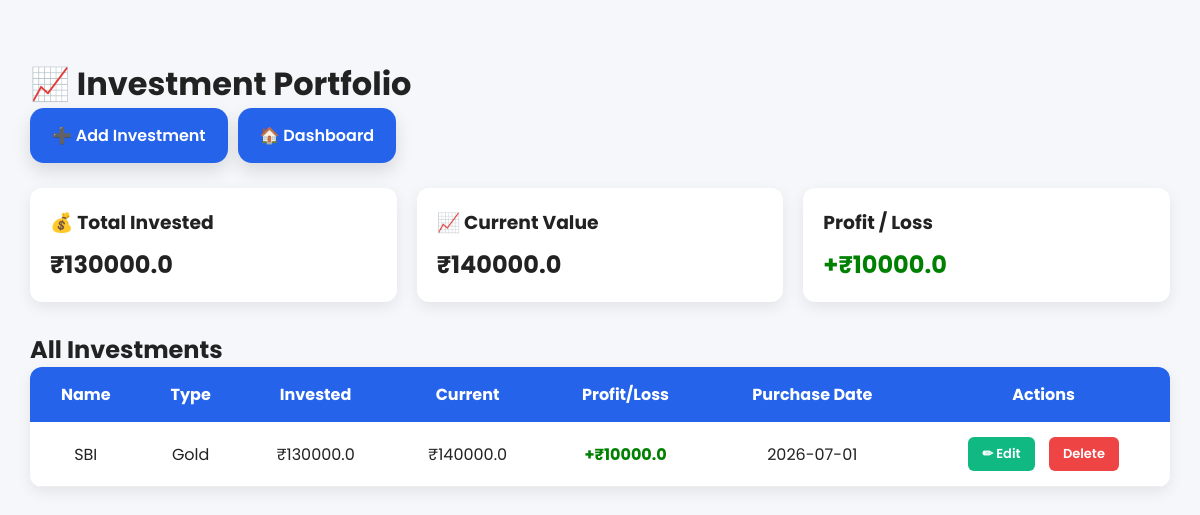
Page /investments (signed in) on the earlier database version.
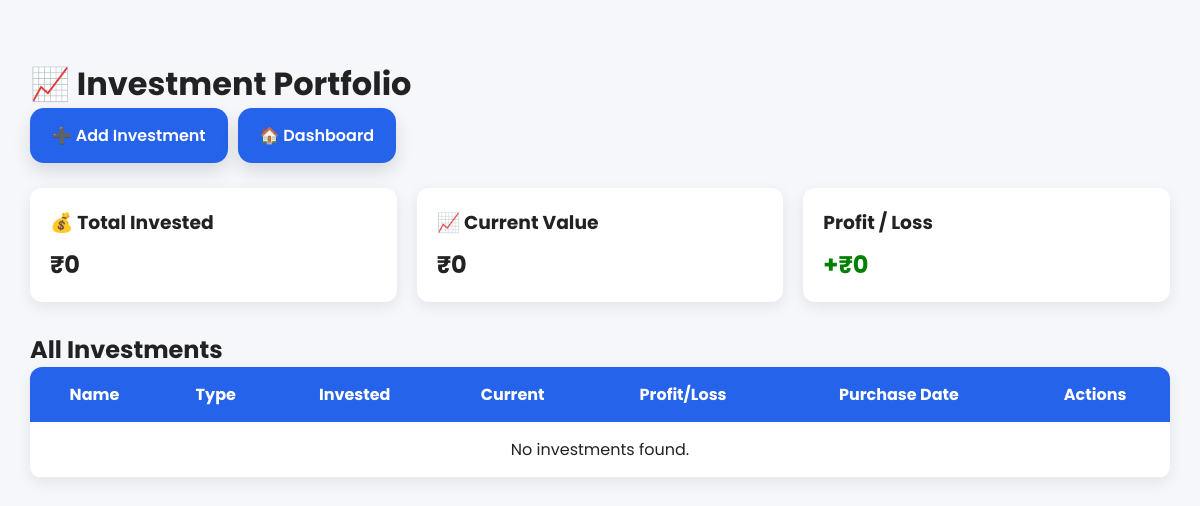
Same page on the later database version.
### models/investment.py (models this page shows)
class Investment(db.Model):
    __tablename__ = "investments"
    id = db.Column(db.Integer, primary_key=True)
    user_id = db.Column(db.Integer, nullable=False)
    name = db.Column(db.String(100), nullable=False)
    type = db.Column(db.String(50), nullable=False)
    invested_amount = db.Column(db.Float, nullable=False)
    current_value = db.Column(db.Float, nullable=False)
    purchase_date = db.Column(db.Date, nullable=False)

### app.py (the view)
@app.route("/investments")
def investments():
    if "user_id" not in session:
        return redirect(url_for("login"))
    investments = Investment.query.filter_by(
        user_id=session["user_id"]
    ).all()
    total_invested = sum(i.invested_amount for i in investments)
    current_value = sum(i.current_value for i in investments)
    profit_loss = current_value - total_invested
    return render_template(
        "investments.html",
        investments=investments,
        total_invested=total_invested,
        current_value=current_value,
        profit_loss=profit_loss
    )

### templates/investments.html (shortened to what this page needs)
<!DOCTYPE html>
<html lang="en">
<head>
<link rel="stylesheet" href="{{ url_for('static', filename='css/dashboard.css') }}">
</head>
<body>
<div class="container">
<h1>📈 Investment Portfolio</h1>
<div class="top-buttons">
<a href="{{ url_for('add_investment') }}" class="btn">
➕ Add Investment
</a>
<a href="{{ url_for('dashboard') }}" class="btn">
🏠 Dashboard
</a>
</div>
<div class="stats">
<div class="stat-card">
<h3>💰 Total Invested</h3>
<h2>₹{{ total_invested }}</h2>
</div>
<div class="stat-card">
<h3>📈 Current Value</h3>
<h2>₹{{ current_value }}</h2>
</div>
<div class="stat-card">
<h3>Profit / Loss</h3>
{% if profit_loss >= 0 %}
<h2 class="profit">+₹{{ profit_loss }}</h2>
{% else %}
<h2 class="loss">₹{{ profit_loss }}</h2>
{% endif %}
</div>
</div>
<h2>All Investments</h2>
<table>
<tr>
<th>Name</th>
<th>Type</th>
<th>Invested</th>
<th>Current</th>
<th>Profit/Loss</th>
<th>Purchase Date</th>
<th>Actions</th>
</tr>
{% for i in investments %}
<tr>
<td>{{ i.name }}</td>
<td>{{ i.type }}</td>
<td>₹{{ i.invested_amount }}</td>
<td>₹{{ i.current_value }}</td>
<td>
{% if i.current_value - i.invested_amount >= 0 %}
<span class="profit">
+₹{{ i.current_value - i.invested_amount }}
</span>
{% else %}
<span class="loss">
₹{{ i.current_value - i.invested_amount }}
</span>
{% endif %}
</td>
<td>{{ i.purchase_date }}</td>
<td>
<a href="{{ url_for('edit_investment', id=i.id) }}"
class="edit-btn">
✏ Edit
</a>
<a href="{{ url_for('delete_investment', id=i.id) }}"
class="delete-btn"
onclick="return confirm('Delete this investment?');">
 Delete
</a>
</td>
</tr>
{% endfor %}
{% if investments|length == 0 %}
<tr>
<td colspan="7">
No investments found.
</td>
</tr>
{% endif %}
</table>
</div>
</body>
</html>

Differences in the rows shown:
removed Investment: name "SBI", type "Gold", invested_amount "130000.0", current_value "140000.0", i.current_value-i.invested_amount "10000.0", purchase_date "2026-07-01"
Other differences:
{{ total_invested }}: "130000.0" → "0"
{{ current_value }}: "140000.0" → "0"
{{ profit_loss }}: "10000.0" → "0"
text now shown: "No investments found."
